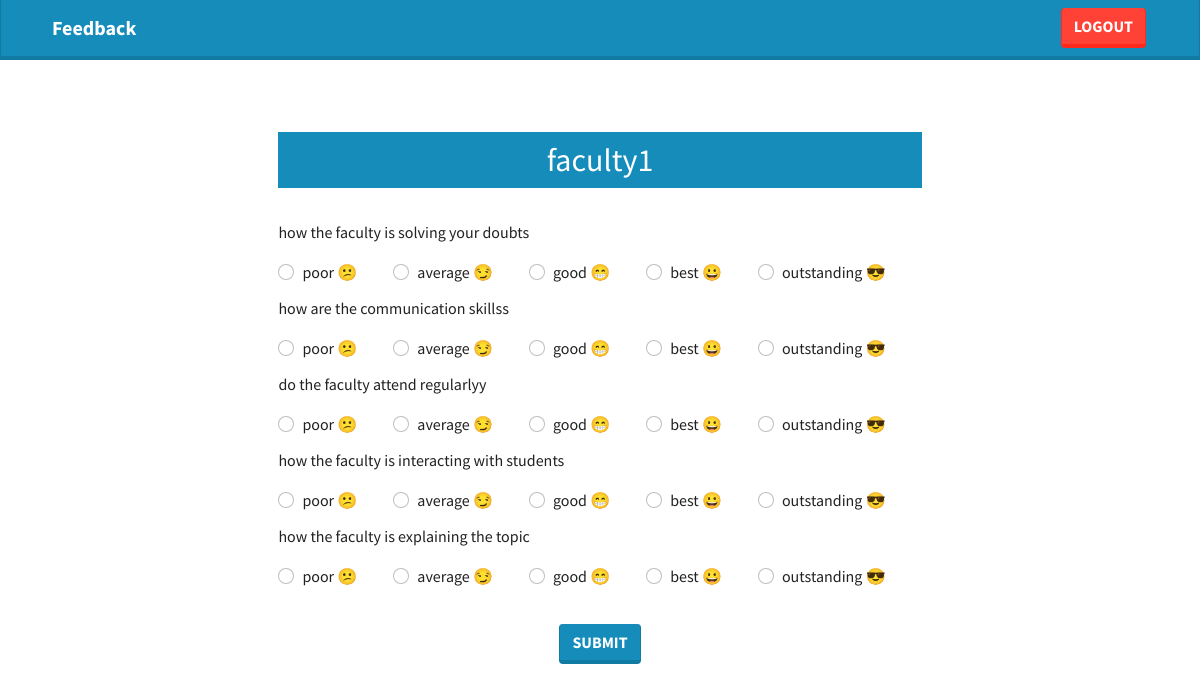
/student/5/givefeedback/ (signed in), run on the app's committed database.
### feedbackapp/models.py (models this page shows)
class FacultyModel(models.Model):
    name = models.TextField()

class QuestionModel(models.Model):
    question = models.TextField()

### feedbackapp/views.py (the view)
# urls.py: path('student/<int:faculty_id>/givefeedback/',givefeedbackview,name = "givefeedbackpage"),
def givefeedbackview(request,faculty_id):
    if request.user.is_authenticated:
        faculty =FacultyModel.objects.filter(id=faculty_id)[0]
        questions = QuestionModel.objects.all()
        context = {'faculty' : faculty,'questions' : questions}
        return render(request,"feedbackapp/givefeedback.html",context)

### templates/feedbackapp/givefeedback.html (shortened to what this page needs)
{% extends "base.html" %}
{% load static %}
{% block content %}
<nav class="navbar justify-content-between bg-primary" >
    <div class="container">
      <a href="/student/feedback/" class="navbar-brand" style="margin-left: 10px;font-weight: bold;color: white">Feedback</a>
      <a style="margin-right: 1vw;" href="/student/logout/" class="btn btn-danger">logout</a>
    </div>
  </nav>
<br><br><br>
<div style="width: 100vw;" class="d-flex justify-content-center">
    <form method="post" action="{% url 'savefeedback' %}">
      <h2 class="list-group-item list-group-item-action active" style="text-align: center;">{{faculty.name}}</h2>
        <br>
        {% for question in questions %}
        <p>{{question.question}}</p>
        <div class="d-flex">
            <div class="form-check">
                <input value="1" class="form-check-input" type="radio" name="{{question.id}}flexRadioDefault" id="{{question.id}}flexRadioDefault1">
                <label class="form-check-label" for="{{question.id}}flexRadioDefault1">
                    poor &#128533;
                </label>
              </div>
              <div class="form-check">
                <input value="2" class="form-check-input" type="radio" name="{{question.id}}flexRadioDefault" id="{{question.id}}flexRadioDefault2">
                <label class="form-check-label" for="{{question.id}}flexRadioDefault2">
                    average &#128527;
                </label>
              </div>
              <div class="form-check">
                <input value="3"  class="form-check-input" type="radio" name="{{question.id}}flexRadioDefault" id="{{question.id}}flexRadioDefault3">
                <label class="form-check-label" for="{{question.id}}flexRadioDefault3">
                    good &#128513;
                </label>
              </div>
              <div class="form-check">
                <input value="4"  class="form-check-input" type="radio" name="{{question.id}}flexRadioDefault" id="{{question.id}}flexRadioDefault4">
                <label class="form-check-label" for="{{question.id}}flexRadioDefault4">
                    best &#128512;
                </label>
              </div>
              <div class="form-check">
                <input value="5"  class="form-check-input" type="radio" name="{{question.id}}flexRadioDefault" id="{{question.id}}flexRadioDefault4">
                <label class="form-check-label" for="{{question.id}}flexRadioDefault4">
                    outstanding &#128526;
                </label>
              </div>
        </div>
        {% endfor %}
        <br>
        <div class="d-flex justify-content-center">
            <input type="submit" class="btn btn-primary" value="submit">
        </div>
        </form>
</div>
{% endblock %}

### templates/base.html (shortened to what this page needs)
<!DOCTYPE html>
{% load static %}
<html lang="en">
<head>
    <link rel="stylesheet" href="{% static 'css/bootstrap.min.css' %}">
</head>
<body>
    {% block content %}
    {% endblock %}
</body>
</html>

### templates/base.html (style rules this page uses)
div { border-radius: 1vw; }

### templates/feedbackapp/givefeedback.html (style rules this page uses)
.form-check { margin-right: 3vw; margin-bottom: 1vw; }

### data on the page
FacultyModel: name "faculty1"
QuestionModel: question "how the faculty is solving your doubts"
QuestionModel: question "how are the communication skillss"
QuestionModel: question "do the faculty attend regularlyy"
QuestionModel: question "how the faculty is interacting with students"
QuestionModel: question "how the faculty is explaining the topic"
